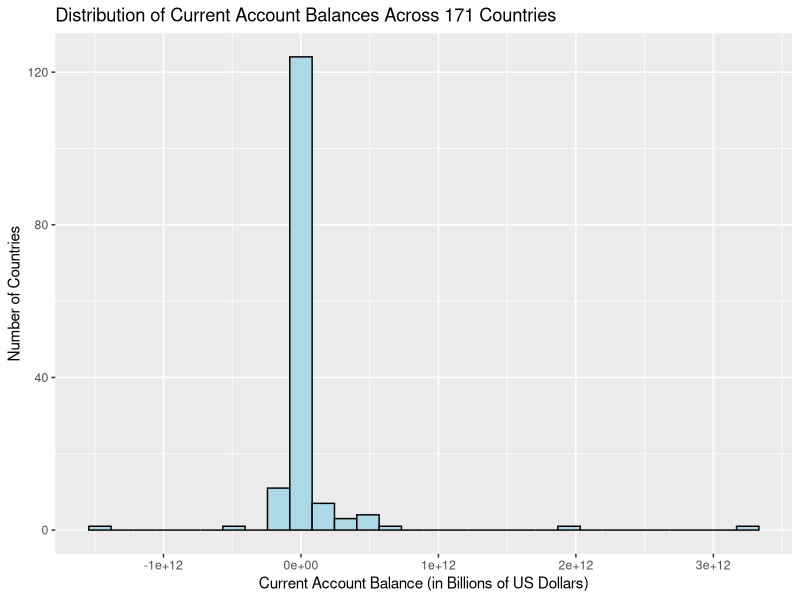
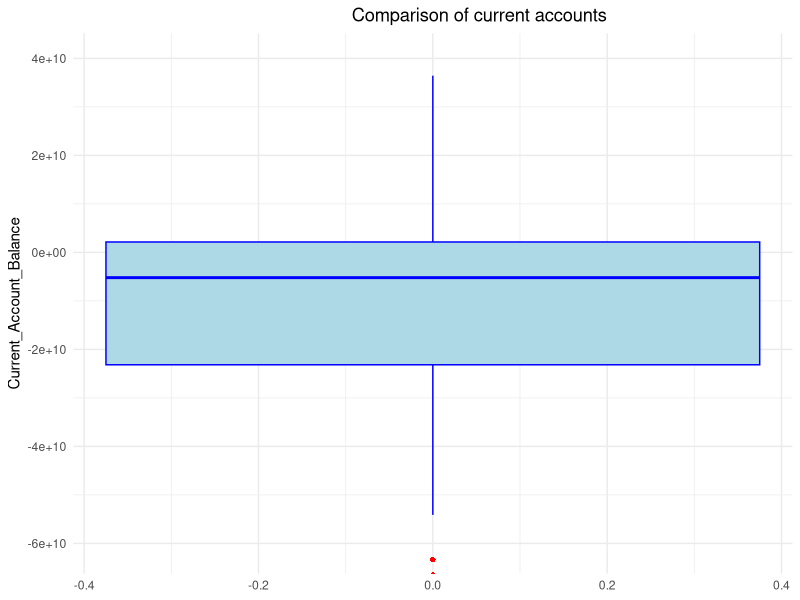
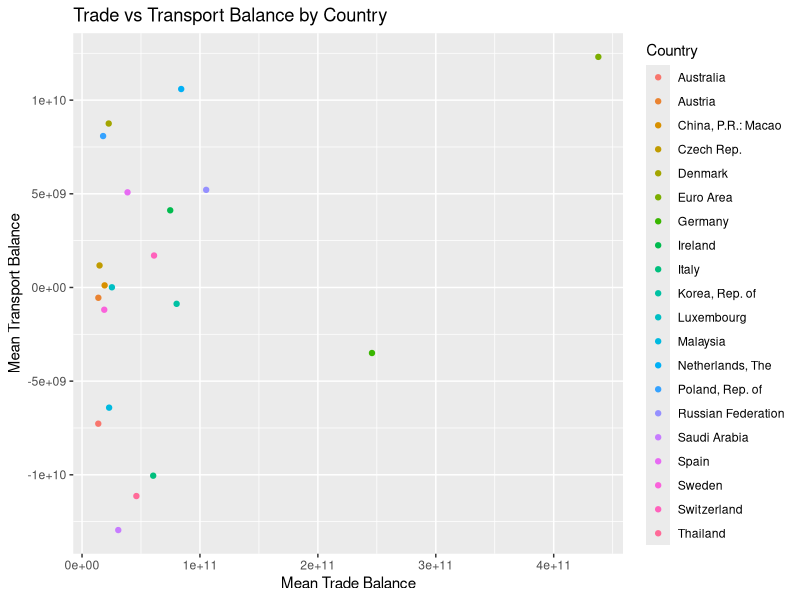

Write the R code that produced these figures, in order.
## ---- chunk 1
knitr::opts_chunk$set(echo = TRUE)
## ---- chunk 2
df_filtered <-read.csv('BalanceOfPayment.csv',header = TRUE)
## ---- chunk 3
head(df_filtered)
## ---- chunk 4
summary(df_filtered)
## ---- chunk 5
currentaccount_df <- df_filtered[grepl("^Current Account", df_filtered$Indicator), ]

## ---- chunk 6
currentaccount_df$Total <- rowSums(currentaccount_df[, grep("X20(15|16|17|18|19|20)", colnames(currentaccount_df))], na.rm = TRUE)

# Filter rows where Indicator contains "credit"
credit_data <- currentaccount_df[currentaccount_df$Indicator == "Current Account, Goods and Services, Credit, US Dollars", ]

# Filter rows where Indicator contains "Debit"
debit_data <- currentaccount_df[currentaccount_df$Indicator == "Current Account, Goods and Services, Debit, US Dollars", ]

credit_grouped <- aggregate(Total ~ Country, data = credit_data, sum)
debit_grouped <- aggregate(Total ~ Country, data = debit_data, sum)

trade_balance_data_total <- merge(credit_grouped, debit_grouped, by = "Country", all = TRUE)
trade_balance_data_total$Trade_Balance <- trade_balance_data_total$Total.x - trade_balance_data_total$Total.y
trade_balance_data_total$Trade_Balance_mean <- trade_balance_data_total$Trade_Balance /6

# Filter rows where Indicator contains "credit"
credit_data_income <- currentaccount_df[currentaccount_df$Indicator == "Current Account, Primary Income, Investment Income, Direct Investment, Credit, US Dollars", ]

# Filter rows where Indicator contains "Debit"
debit_data_income <- currentaccount_df[currentaccount_df$Indicator == "Current Account, Primary Income, Investment Income, Direct Investment, Debit, US Dollars", ]

credit_grouped_income <- aggregate(Total ~ Country, data = credit_data_income, sum)
debit_grouped_income <- aggregate(Total ~ Country, data = debit_data_income, sum)

income_balance_data_Total <- merge(credit_grouped_income, debit_grouped_income, by = "Country", all = TRUE)
income_balance_data_Total$income_Balance <- income_balance_data_Total$Total.x - income_balance_data_Total$Total.y
income_balance_data_Total$income_Balance_mean <- income_balance_data_Total$income_Balance /6

# Filter rows where Indicator contains "credit"
credit_data_transport <- currentaccount_df[currentaccount_df$Indicator == "Current Account, Goods and Services, Services, Transport, Credit, US Dollars", ]

# Filter rows where Indicator contains "Debit"
debit_data_transport <- currentaccount_df[currentaccount_df$Indicator == "Current Account, Goods and Services, Services, Transport, Debit, US Dollars", ]

credit_grouped_transport <- aggregate(Total ~ Country, data = credit_data_transport, sum)
debit_grouped_transport <- aggregate(Total ~ Country, data = debit_data_transport, sum)

transport_balance_data_Total <- merge(credit_grouped_transport, debit_grouped_transport, by = "Country", all = TRUE)
transport_balance_data_Total$transport_Balance <- transport_balance_data_Total$Total.x - transport_balance_data_Total$Total.y
transport_balance_data_Total$transport_Balance_mean<-transport_balance_data_Total$transport_Balance/6
merged_df <- merge(trade_balance_data_total, income_balance_data_Total, by = "Country")
merged_df <- merge(merged_df, transport_balance_data_Total, by = "Country")
result_df <- merged_df[, c("Country", "Trade_Balance", "Trade_Balance_mean", "income_Balance", "income_Balance_mean", "transport_Balance", "transport_Balance_mean")]
result_df$Current_Account_Balance <- result_df$Trade_Balance + result_df$income_Balance + result_df$transport_Balance
result_df$Current_Account_Balance <- result_df$Trade_Balance + result_df$income_Balance + result_df$transport_Balance


## ---- chunk 7
library(ggplot2)
ggplot(result_df, aes(x = Current_Account_Balance)) +
  geom_histogram(fill = "lightblue", color = "black") +
  labs(title = "Distribution of Current Account Balances Across 171 Countries", x = "Current Account Balance (in Billions of US Dollars)" , y = "Number of Countries")

## ---- chunk 8

Q1_Currentaccount <- quantile(result_df$Current_Account_Balance, 0.25, na.rm = TRUE)
Q3_Currentaccount <- quantile(result_df$Current_Account_Balance, 0.75, na.rm = TRUE)
IQR_currentaccount <- IQR(result_df$Current_Account_Balance, na.rm = TRUE)


ggplot(result_df, aes(y=Current_Account_Balance)) +
  geom_boxplot(fill="lightblue", color="blue", outlier.color="red", outlier.shape=16) +
  labs(title="Comparison of current accounts",
       y="Current_Account_Balance") + 
  theme_minimal() +
  theme(plot.title=element_text(hjust=0.6)) +
  coord_cartesian(ylim=c(min(Q1_Currentaccount - 1.5*IQR_currentaccount), 
                         max(Q3_Currentaccount + 1.5*IQR_currentaccount)))


## ---- chunk 9
library(dplyr)


# Sort the original data frame by the "Total" column in descending order (highest to lowest)
df_sorted_descending <- result_df %>% arrange(desc(Trade_Balance_mean))

# Select the top 20 "Total" values
top_20 <- head(df_sorted_descending, 20)


## ---- chunk 10
library(ggplot2)
ggplot(top_20, aes(x = `Trade_Balance_mean`, y = `transport_Balance_mean`, color = Country)) + 
  geom_point() + 
  labs(title = "Trade vs Transport Balance by Country ", x = "Mean Trade Balance", y = "Mean Transport Balance")

